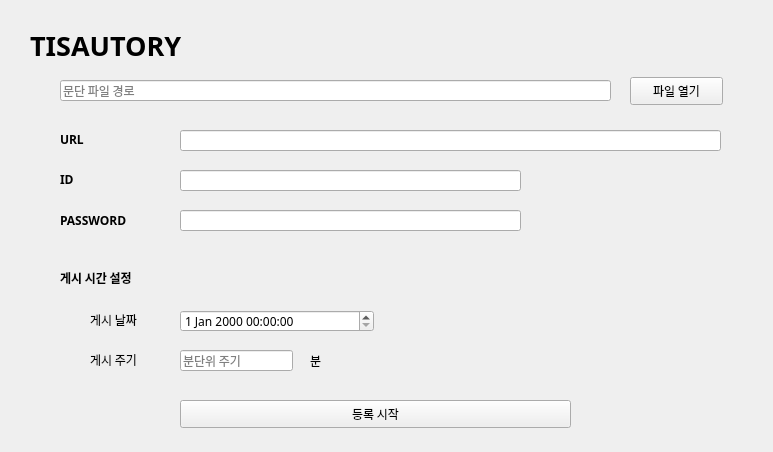
<?xml version="1.0" encoding="UTF-8"?>
<ui version="4.0">
 <class>MainWindow</class>
 <widget class="QMainWindow" name="MainWindow">
  <property name="geometry">
   <rect>
    <x>0</x>
    <y>0</y>
    <width>773</width>
    <height>452</height>
   </rect>
  </property>
  <property name="font">
   <font>
    <family>NanumGothic</family>
   </font>
  </property>
  <property name="windowTitle">
   <string>MainWindow</string>
  </property>
  <widget class="QWidget" name="centralwidget">
   <property name="font">
    <font>
     <family>NanumGothic</family>
    </font>
   </property>
   <widget class="QLabel" name="label">
    <property name="geometry">
     <rect>
      <x>30</x>
      <y>20</y>
      <width>181</width>
      <height>51</height>
     </rect>
    </property>
    <property name="font">
     <font>
      <family>NanumGothic</family>
      <pointsize>20</pointsize>
      <weight>75</weight>
      <bold>true</bold>
     </font>
    </property>
    <property name="text">
     <string>TISAUTORY</string>
    </property>
   </widget>
   <widget class="QLineEdit" name="edit_filePath">
    <property name="geometry">
     <rect>
      <x>60</x>
      <y>80</y>
      <width>551</width>
      <height>21</height>
     </rect>
    </property>
    <property name="inputMask">
     <string/>
    </property>
    <property name="readOnly">
     <bool>true</bool>
    </property>
    <property name="placeholderText">
     <string>문단 파일 경로</string>
    </property>
   </widget>
   <widget class="QLineEdit" name="edit_url">
    <property name="geometry">
     <rect>
      <x>180</x>
      <y>130</y>
      <width>541</width>
      <height>21</height>
     </rect>
    </property>
   </widget>
   <widget class="QLineEdit" name="edit_id">
    <property name="geometry">
     <rect>
      <x>180</x>
      <y>170</y>
      <width>341</width>
      <height>21</height>
     </rect>
    </property>
   </widget>
   <widget class="QLineEdit" name="edit_passwd">
    <property name="geometry">
     <rect>
      <x>180</x>
      <y>210</y>
      <width>341</width>
      <height>21</height>
     </rect>
    </property>
   </widget>
   <widget class="QPushButton" name="button_file">
    <property name="geometry">
     <rect>
      <x>630</x>
      <y>77</y>
      <width>93</width>
      <height>28</height>
     </rect>
    </property>
    <property name="font">
     <font>
      <family>NanumGothic</family>
     </font>
    </property>
    <property name="text">
     <string>파일 열기</string>
    </property>
   </widget>
   <widget class="QLabel" name="label_2">
    <property name="geometry">
     <rect>
      <x>60</x>
      <y>132</y>
      <width>64</width>
      <height>15</height>
     </rect>
    </property>
    <property name="font">
     <font>
      <family>NanumGothic</family>
      <weight>75</weight>
      <bold>true</bold>
     </font>
    </property>
    <property name="text">
     <string>URL</string>
    </property>
   </widget>
   <widget class="QLabel" name="label_3">
    <property name="geometry">
     <rect>
      <x>60</x>
      <y>172</y>
      <width>64</width>
      <height>15</height>
     </rect>
    </property>
    <property name="font">
     <font>
      <family>NanumGothic</family>
      <weight>75</weight>
      <bold>true</bold>
     </font>
    </property>
    <property name="text">
     <string>ID</string>
    </property>
   </widget>
   <widget class="QLabel" name="label_4">
    <property name="geometry">
     <rect>
      <x>60</x>
      <y>212</y>
      <width>101</width>
      <height>16</height>
     </rect>
    </property>
    <property name="font">
     <font>
      <family>NanumGothic</family>
      <weight>75</weight>
      <bold>true</bold>
     </font>
    </property>
    <property name="text">
     <string>PASSWORD</string>
    </property>
   </widget>
   <widget class="QLabel" name="label_5">
    <property name="geometry">
     <rect>
      <x>60</x>
      <y>270</y>
      <width>101</width>
      <height>16</height>
     </rect>
    </property>
    <property name="font">
     <font>
      <family>NanumGothic</family>
      <weight>75</weight>
      <bold>true</bold>
     </font>
    </property>
    <property name="text">
     <string>게시 시간 설정</string>
    </property>
   </widget>
   <widget class="QLabel" name="label_6">
    <property name="geometry">
     <rect>
      <x>90</x>
      <y>312</y>
      <width>101</width>
      <height>16</height>
     </rect>
    </property>
    <property name="font">
     <font>
      <family>NanumGothic</family>
      <weight>50</weight>
      <bold>false</bold>
     </font>
    </property>
    <property name="text">
     <string>게시 날짜</string>
    </property>
   </widget>
   <widget class="QLabel" name="label_7">
    <property name="geometry">
     <rect>
      <x>90</x>
      <y>352</y>
      <width>101</width>
      <height>16</height>
     </rect>
    </property>
    <property name="font">
     <font>
      <family>NanumGothic</family>
      <weight>50</weight>
      <bold>false</bold>
     </font>
    </property>
    <property name="text">
     <string>게시 주기</string>
    </property>
   </widget>
   <widget class="QDateTimeEdit" name="dateTime_upload">
    <property name="geometry">
     <rect>
      <x>180</x>
      <y>310</y>
      <width>194</width>
      <height>22</height>
     </rect>
    </property>
   </widget>
   <widget class="QLineEdit" name="edit_period">
    <property name="geometry">
     <rect>
      <x>180</x>
      <y>350</y>
      <width>113</width>
      <height>21</height>
     </rect>
    </property>
    <property name="placeholderText">
     <string>분단위 주기</string>
    </property>
   </widget>
   <widget class="QLabel" name="label_8">
    <property name="geometry">
     <rect>
      <x>310</x>
      <y>353</y>
      <width>64</width>
      <height>15</height>
     </rect>
    </property>
    <property name="text">
     <string>분</string>
    </property>
   </widget>
   <widget class="QPushButton" name="button_write">
    <property name="geometry">
     <rect>
      <x>180</x>
      <y>400</y>
      <width>391</width>
      <height>28</height>
     </rect>
    </property>
    <property name="text">
     <string>등록 시작</string>
    </property>
   </widget>
  </widget>
 </widget>
 <resources/>
 <connections/>
</ui>
